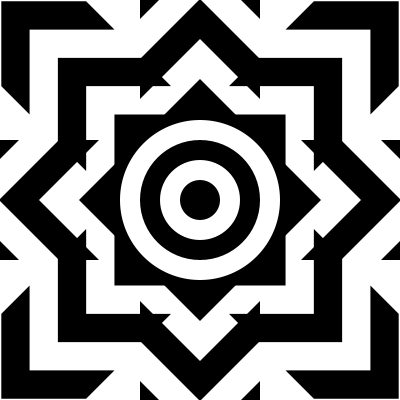
Frame 1 (no input)
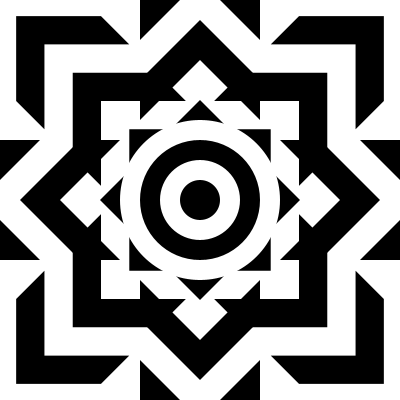
Frame 60 (the mouse pressed at the canvas centre just before this capture)
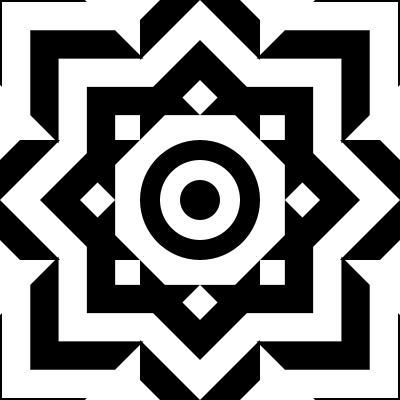
Frame 120 (the mouse held since frame 60 and released just before this capture)

The Processing sketch that drew these frames (run headless with seeded random() and noise(); from frame 60 on, the mouse is pressed at the canvas centre):

// Processing sketch: processing_106713
// ── processing_106713.pde

void drawChevron(float d, float s, float offset, float angle) {
    pushMatrix();
    rotate(angle);
    translate(offset, 0);
    beginShape();
    vertex(0, 0);
    vertex(-d, -d);
    vertex(-d + s, -d);
    vertex(s, 0);
    vertex(-d + s, +d);
    vertex(-d, +d);
    endShape(CLOSE);
    popMatrix();
}

void setup() {
    size(400, 400);
}

void draw() {
    background(0xff);
    noStroke();
    translate(0.5 * width, 0.5 * height);
    
    fill(0x00);
    for (int i = 0; i < 7; i++) {
        float offset = (frameCount % 80) + 80 * i;
        for (int j = 0; j < 8; j++) {
            drawChevron(60, 40, offset, j * QUARTER_PI);
        }
    }
    
//    fill(0x00);
//    ellipse(0, 0, 160, 160);

    fill(0xff);
    ellipse(0, 0, 160, 160);
    fill(0x00);
    ellipse(0, 0, 120, 120);
    fill(0xff);
    ellipse(0, 0, 80, 80);
    fill(0x00);
    ellipse(0, 0, 40, 40);
}
